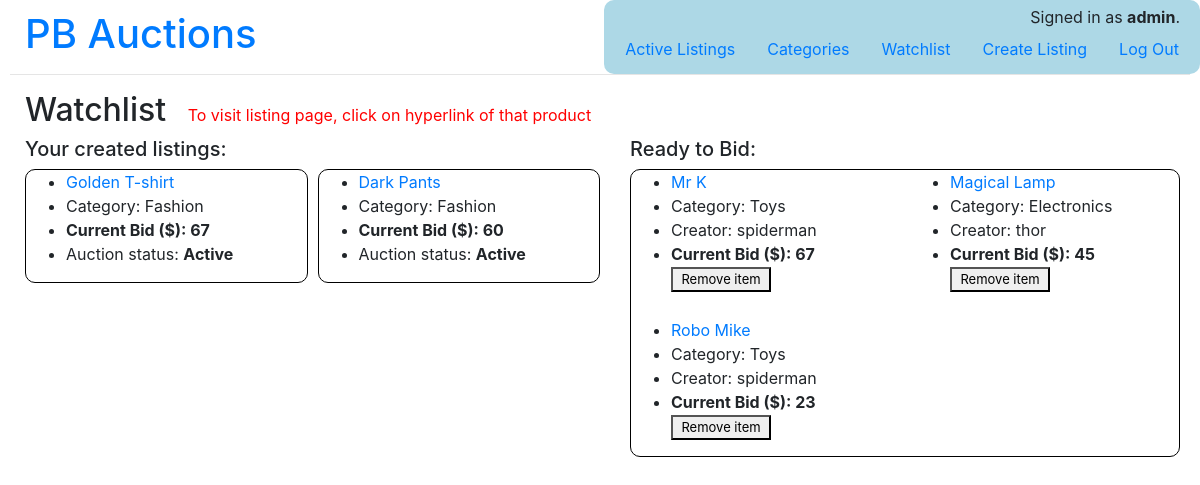
Screenshot of /watchlist (signed in) with the database file from the repository.
### auctions/models.py (models this page shows)
class User(AbstractUser):
    id = models.AutoField(primary_key=True)
    def __str__(self):
        return self.username #present username as key instead of id

class Listing(models.Model):
    id = models.AutoField(primary_key=True)
    user = models.ForeignKey(User, null=True, blank=True, on_delete=models.CASCADE, related_name="creator") #user's id
    category = models.ForeignKey(Category, default="Other", on_delete=models.CASCADE, related_name="listing_category")
    title = models.CharField(max_length=100)
    description = models.TextField()
    price = models.BigIntegerField(default=10)
    image = models.ImageField(blank=True, upload_to="auctions/static/auctions/images")
    STATUS_LIST = (
        ("Active", "Active"),
        ("Closed", "Closed"),
    )
    status = models.CharField(max_length=64, choices=STATUS_LIST, default="Active")
    def __str__(self):
        return self.title

class Category(models.Model):
    id = models.AutoField(primary_key=True)
    CATEGORY_LIST = [
        ("Electronics", "Electronics"),
        ("Home", "Home"),
        ("Toys", "Toys"),
        ("Fashion", "Fashion"),
        ("Other", "Other"),
    ]
    category_name = models.CharField(max_length=64, choices=CATEGORY_LIST, default="Other")
    def __str__(self):
        return self.category_name #display the 1st elements of each tuple

class Watchlist(models.Model):
    id = models.AutoField(primary_key=True)
    user = models.ForeignKey(User, on_delete=models.CASCADE, default=0)
    listing = models.ForeignKey(Listing, on_delete=models.CASCADE)

### auctions/views.py (the view, shortened to what this page needs)
# urls.py: path("watchlist", views.watchlist, name="watchlist"),
@login_required(login_url='/login') #redirect to login page if user does not log-in yet
def watchlist(request):
    current_user = request.user
    my_listings = Listing.objects.filter(user=current_user)
    message = 'To visit listing page, click on hyperlink of that product'
    bid_listings = Watchlist.objects.all()[::-1]
    return render(request, 'auctions/watchlist.html', {
        'my_listings': my_listings,
        'bid_listings': bid_listings,
        "categories": categories,
        "message": message
    })

### auctions/templates/auctions/watchlist.html (shortened to what this page needs)
{% extends "auctions/layout.html" %}
{% block body %}
    <div class="section">
        <h2 style="display:inline-block;">Watchlist &nbsp;</h2>
        <h8 style="color: red;"> {{ message }} </h8>
    </div>
    <div class="row">
        <div class="split">
            <h5>Your created listings:</h5>
            <div class="left">
                {% for my_listing in my_listings %}
                <div class="item_container">
                    <ul>
                        <li><a href="{% url 'listing' my_listing.id %}">{{ my_listing }}</a></li>
                        <li>Category: {{ my_listing.category }}</li>
                        <li><b>Current Bid ($): {{ my_listing.price }}</b></li>
                        <li> Auction status: <b>{{ my_listing.status }}</b> </li>
                    </ul>
                </div>
                {% endfor %}
            </div>
        </div>
        <div class="split">
            <h5>Ready to Bid:</h5>
            <div class="right item_container">
                {% for bid_listing in bid_listings %}
                <ul>
                    <li><a href="{% url 'listing' bid_listing.listing.id %}">{{ bid_listing.listing }}</a></li>
                    <li>Category: {{ bid_listing.listing.category }}</li>
                    <li>Creator: {{ bid_listing.listing.user }}</li>
                    <li><b>Current Bid ($): {{ bid_listing.listing.price }}</b></li>
                    <form method="post" action="{% url 'watchlist' %}">
                        <button type="submit" name="remove_button">Remove item</button>
                    </form>
                </ul>
                {% endfor %}
            </div>
        </div>
    </div>
{% endblock %}

### auctions/templates/auctions/layout.html (shortened to what this page needs)
{% load static %}
<!DOCTYPE html>
<html lang="en">
    <head>
        <link rel="stylesheet" href="https://stackpath.bootstrapcdn.com/bootstrap/4.4.1/css/bootstrap.min.css">
        <link href="{% static 'auctions/styles.css' %}" rel="stylesheet">
    </head>
    <body>
        <h1 style="padding-left: 15px;">
            <a href="{% url 'index' %}">PB Auctions</a>
        </h1>
        <div class="upper-right">
            <div style="text-align: right; padding-right: 15px;">
                {% if user.is_authenticated %}
                    Signed in as <strong>{{ user.username }}</strong>.
                {% else %}
                    Not signed in.
                {% endif %}
            </div>
            <ul class="nav">
                <li class="nav-item">
                    <a class="nav-link" href="{% url 'index' %}">Active Listings</a>
                </li>
                <li class="nav-item">
                    <div class="dropdown">
                        <a class="nav-link" href="">Categories</a>
                    </div>
                </li>
                <li class="nav-item">
                    <a class="nav-link" href="{% url 'watchlist' %}">Watchlist</a>
                </li>
                <li class="nav-item">
                    <a class="nav-link" href="{% url 'create' %}">Create Listing</a>
                </li>
                {% if user.is_authenticated %}
                    <li class="nav-item">
                        <a class="nav-link" href="{% url 'logout' %}">Log Out</a>
                    </li>
                {% endif %}
            </ul>
        </div>
        <hr>
        {% block body %}
        {% endblock %}
    </body>
</html>

### auctions/static/auctions/styles.css (style rules this page uses)
body { padding: 10px; }
.upper-right { position: fixed; top: 0; right: 0; padding: 5px; background-color: lightblue; border-radius: 10px; }
.section { padding-left: 15px; }
.item_container { border: 1px solid black; border-radius: 10px; }
.row { display: grid; grid-template-columns: repeat(2, 1fr); }
.split { padding-left: 30px; }
.left { display: grid; grid-template-columns: repeat(2, 1fr); gap: 10px; }
.right { display: grid; grid-template-columns: repeat(2, 1fr); gap: 10px; width:550px; }
.right button { width: 100px; height: 25px; font-size:small; }
.dropdown { position: relative; display: inline-block; }

### rows the page displays
User: username "admin"
Listing: title "Golden T-shirt", category "Fashion", price "67", status "Active"
Listing: title "Dark Pants", category "Fashion", price "60", status "Active"
Watchlist: listing "Mr K", listing.category "Toys", listing.user "spiderman", listing.price "67"
Watchlist: listing "Magical Lamp", listing.category "Electronics", listing.user "thor", listing.price "45"
Watchlist: listing "Robo Mike", listing.category "Toys", listing.user "spiderman", listing.price "23"

### other values shown
{{ message }} "To visit listing page, click on hyperlink of that product"
